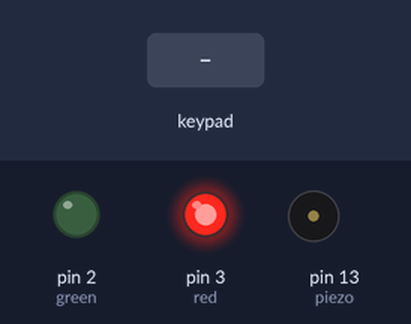
The sketch below on a simulated Arduino Uno, built with avr-gcc and run on an emulated ATmega328P. Shown: output pins drawn as LEDs (lit = HIGH), buzzer (waves = sounding). Inputs (shaded band) come from the test bench. What the sketch prints to the serial monitor is not drawn.

Above: at 1.2 s.
1.3 s: keypad keys 6 5 5 6 pressed 0.4 s apart
At 3.35 s:
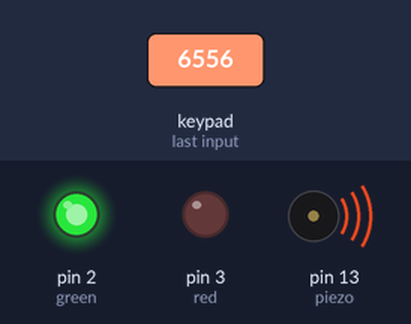
At 4.0 s:
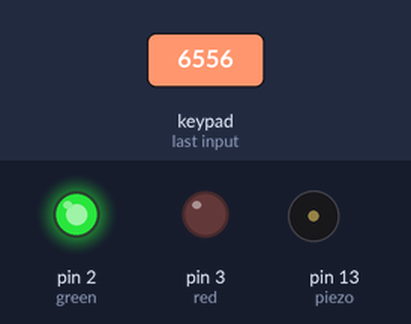
5.7 s: keypad keys 1 1 1 0 9 8 pressed 0.4 s apart
At 8.4 s:
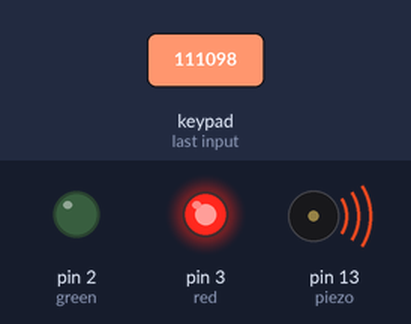
Timing chart, 0 to 10.1 s (numbered marks = the images above; inputs shaded):
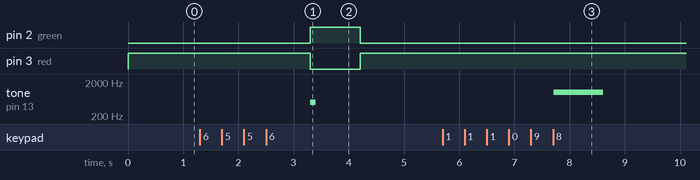

The sketch:

sketch_jun24a.ino
```cpp
#include <Keypad.h>
const byte row=4;
const byte col=4;
const int red=3;
const int green=2;
const int piezo=13;
char numPad[row][col]{
  {'1','2','3'},{'4','5','6'},
  {'7','8','9'},{'*','0','#'}
};

byte rowPin[row]={11,10,9,8};//left to right:row 1 to row 4
byte colPin[col]={7,6,5,4};
String password="6556";
String vstup="";
Keypad cKeypad=Keypad(makeKeymap(numPad), rowPin, colPin, row, col);

void setup()
{
 pinMode(red, OUTPUT);
 pinMode(green,OUTPUT);
 pinMode(piezo,OUTPUT);
 digitalWrite(red,HIGH);
 Serial.begin(9600);
 Serial.print("Enter the password: ");
}

void loop()
{
 char cKey= cKeypad.getKey();

if (cKey) {
if(vstup.length() < 4) {
Serial.print ("*");
vstup += cKey;
}
}
if (vstup.length () == 4) {
delay (800);

if (password == vstup) {
Serial.println("\nWelcome");
digitalWrite (red, LOW);
digitalWrite (green, HIGH);
tone (piezo, 500) ;
delay (100);
noTone (piezo) ;
}

else {
Serial.println("\nWrong Passcode");
digitalWrite (red, HIGH);
digitalWrite(green, LOW) ;
tone (piezo, 1000) ;
delay (800) ;
tone (piezo, 1000) ;
delay (100) ;
noTone (piezo) ;
}

delay(800) ;
vstup ="";
Serial.println("Enter Passcode: ");
digitalWrite(red, HIGH);
digitalWrite(green, LOW) ;
}
}
```

Measured:
- after the input at 1.3 s, pin 2 (green): LOW → HIGH after 2.0 s, → LOW 0.90 s later; pin 3 (red): HIGH → LOW after 2.0 s, → HIGH 0.90 s later; tone on pin 13 (piezo): silent → 500 Hz after 2.0 s, → silent 0.10 s later
- after the input at 5.7 s, tone on pin 13 (piezo): silent → 1000 Hz after 2.0 s, → silent 0.90 s later
